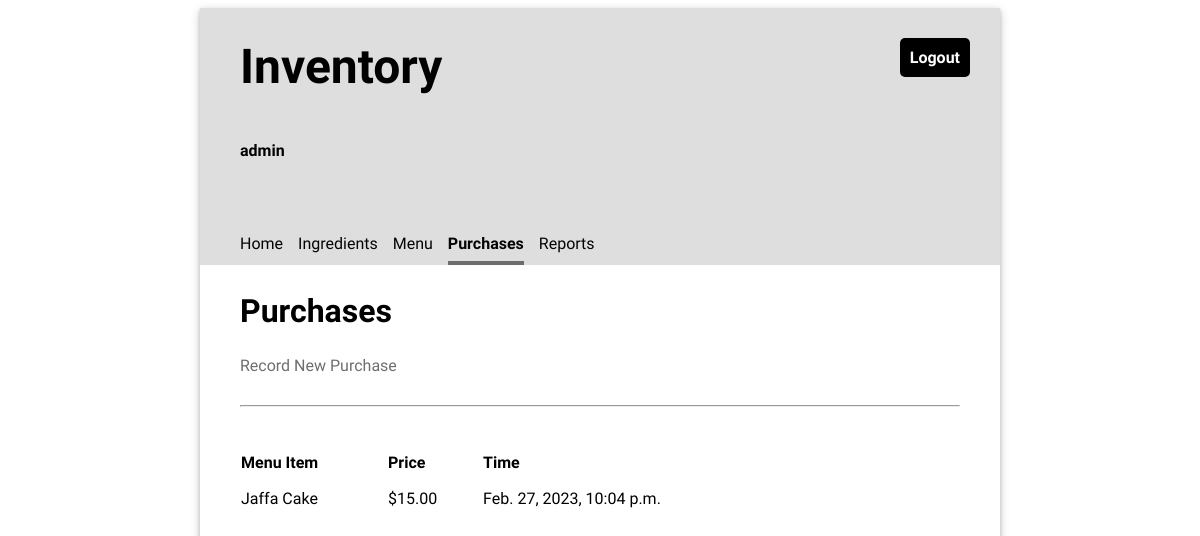
/purchases/ (signed in), run on an earlier commit of the app's database.
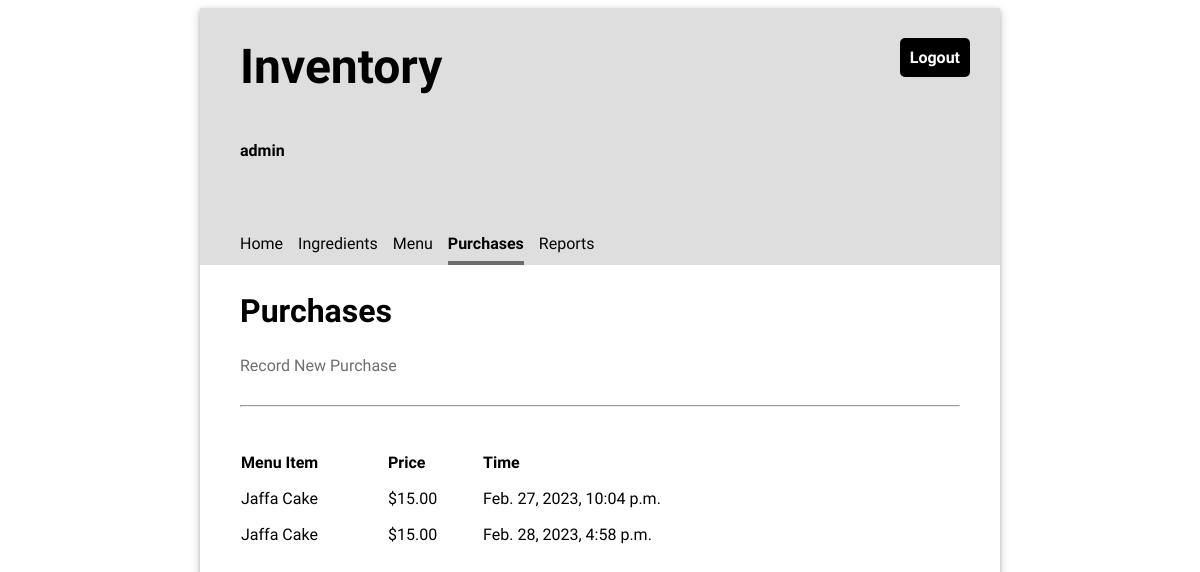
And on a later commit of the database.
### inventory/models.py (models this page shows, shortened)
class Purchase(models.Model):
    menu_item = models.ForeignKey(MenuItem, on_delete= models.CASCADE)
    timestamp = models.DateTimeField(auto_now_add=True)

class MenuItem(models.Model):
    title= models.CharField(max_length=100, unique=True)
    price= models.FloatField(default=0)

### inventory/views.py (the view)
# urls.py: path('purchases/', views.PurchasesView.as_view(), name="purchases"),
class PurchasesView(LoginRequiredMixin, ListView):
    template_name = "inventory/purchase_list.html"
    model = Purchase

### inventory/templates/inventory/purchase_list.html (shortened to what this page needs)
{% extends 'base.html' %}
{% load static %}
{% block content %}
    <h2>Purchases</h2>
    <a href="{% url 'add_purchase' %}">Record New Purchase</a>
    <hr/>
    <table class="inventory-table">
        <thead>
            <tr>
                <th>Menu Item</th>
                <th>Price</th>
                <th>Time</th>
            </tr>
        </thead>
        <tbody>
        {% for purchase in object_list %}
            <tr>
                <td>{{ purchase.menu_item.title }}</td>
                <td class="price">${{ purchase.menu_item.price|stringformat:".2f" }}</td>
                <td>{{ purchase.timestamp }}</td>
            </tr>
        {% endfor %}
        </tbody>
    </table>
{% endblock %}

What changed in the data, as far as the page shows it:
added Purchase: menu_item "Jaffa Cake", menu_item.price "15.00", timestamp "Feb. 28, 2023, 4:58 p.m."
